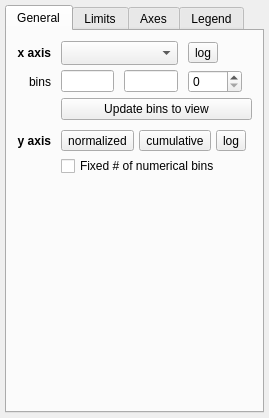
<?xml version="1.0" encoding="UTF-8"?>
<ui version="4.0">
 <class>Widget</class>
 <widget class="QWidget" name="Widget">
  <property name="geometry">
   <rect>
    <x>0</x>
    <y>0</y>
    <width>269</width>
    <height>418</height>
   </rect>
  </property>
  <property name="windowTitle">
   <string>1D Histogram</string>
  </property>
  <layout class="QGridLayout" name="gridLayout_5">
   <property name="leftMargin">
    <number>5</number>
   </property>
   <property name="topMargin">
    <number>5</number>
   </property>
   <property name="rightMargin">
    <number>5</number>
   </property>
   <property name="bottomMargin">
    <number>5</number>
   </property>
   <property name="verticalSpacing">
    <number>5</number>
   </property>
   <item row="9" column="2">
    <widget class="QTabWidget" name="tab_widget">
     <property name="currentIndex">
      <number>0</number>
     </property>
     <widget class="QWidget" name="tab">
      <attribute name="title">
       <string>General</string>
      </attribute>
      <layout class="QGridLayout" name="gridLayout_2">
       <property name="leftMargin">
        <number>10</number>
       </property>
       <property name="topMargin">
        <number>10</number>
       </property>
       <property name="rightMargin">
        <number>10</number>
       </property>
       <property name="bottomMargin">
        <number>10</number>
       </property>
       <property name="horizontalSpacing">
        <number>10</number>
       </property>
       <property name="verticalSpacing">
        <number>5</number>
       </property>
       <item row="5" column="1" colspan="4">
        <widget class="QWidget" name="widget" native="true">
         <property name="sizePolicy">
          <sizepolicy hsizetype="Minimum" vsizetype="Minimum">
           <horstretch>0</horstretch>
           <verstretch>0</verstretch>
          </sizepolicy>
         </property>
         <layout class="QHBoxLayout" name="horizontalLayout_2">
          <property name="spacing">
           <number>5</number>
          </property>
          <property name="leftMargin">
           <number>0</number>
          </property>
          <property name="topMargin">
           <number>0</number>
          </property>
          <property name="rightMargin">
           <number>0</number>
          </property>
          <property name="bottomMargin">
           <number>0</number>
          </property>
          <item>
           <widget class="QToolButton" name="bool_normalize">
            <property name="text">
             <string>normalized</string>
            </property>
            <property name="checkable">
             <bool>true</bool>
            </property>
           </widget>
          </item>
          <item>
           <widget class="QToolButton" name="bool_cumulative">
            <property name="text">
             <string>cumulative</string>
            </property>
            <property name="checkable">
             <bool>true</bool>
            </property>
           </widget>
          </item>
          <item>
           <widget class="QToolButton" name="bool_y_log_">
            <property name="text">
             <string>log</string>
            </property>
            <property name="checkable">
             <bool>true</bool>
            </property>
           </widget>
          </item>
          <item>
           <spacer name="horizontalSpacer_3">
            <property name="orientation">
             <enum>Qt::Horizontal</enum>
            </property>
            <property name="sizeHint" stdset="0">
             <size>
              <width>1</width>
              <height>20</height>
             </size>
            </property>
           </spacer>
          </item>
         </layout>
        </widget>
       </item>
       <item row="1" column="2">
        <widget class="QLineEdit" name="valuetext_hist_x_max"/>
       </item>
       <item row="1" column="0">
        <widget class="QLabel" name="label">
         <property name="font">
          <font>
           <weight>50</weight>
           <bold>false</bold>
          </font>
         </property>
         <property name="text">
          <string>bins</string>
         </property>
         <property name="alignment">
          <set>Qt::AlignRight|Qt::AlignTrailing|Qt::AlignVCenter</set>
         </property>
        </widget>
       </item>
       <item row="3" column="1" colspan="4">
        <widget class="QPushButton" name="button_update_bins_to_view">
         <property name="text">
          <string>Update bins to view</string>
         </property>
        </widget>
       </item>
       <item row="8" column="1" colspan="4">
        <spacer name="horizontalSpacer">
         <property name="orientation">
          <enum>Qt::Horizontal</enum>
         </property>
         <property name="sizeHint" stdset="0">
          <size>
           <width>40</width>
           <height>5</height>
          </size>
         </property>
        </spacer>
       </item>
       <item row="4" column="1">
        <spacer name="verticalSpacer_3">
         <property name="orientation">
          <enum>Qt::Vertical</enum>
         </property>
         <property name="sizeType">
          <enum>QSizePolicy::Fixed</enum>
         </property>
         <property name="sizeHint" stdset="0">
          <size>
           <width>20</width>
           <height>5</height>
          </size>
         </property>
        </spacer>
       </item>
       <item row="8" column="0">
        <spacer name="verticalSpacer_2">
         <property name="orientation">
          <enum>Qt::Vertical</enum>
         </property>
         <property name="sizeHint" stdset="0">
          <size>
           <width>20</width>
           <height>40</height>
          </size>
         </property>
        </spacer>
       </item>
       <item row="1" column="1">
        <widget class="QLineEdit" name="valuetext_hist_x_min"/>
       </item>
       <item row="5" column="0">
        <widget class="QLabel" name="label_4">
         <property name="font">
          <font>
           <weight>75</weight>
           <bold>true</bold>
          </font>
         </property>
         <property name="text">
          <string>y axis</string>
         </property>
         <property name="alignment">
          <set>Qt::AlignRight|Qt::AlignTrailing|Qt::AlignVCenter</set>
         </property>
        </widget>
       </item>
       <item row="7" column="1" colspan="4">
        <widget class="QCheckBox" name="bool_common_n_bin">
         <property name="text">
          <string>Fixed # of numerical bins</string>
         </property>
        </widget>
       </item>
       <item row="0" column="0">
        <widget class="QLabel" name="label_3">
         <property name="font">
          <font>
           <weight>75</weight>
           <bold>true</bold>
          </font>
         </property>
         <property name="text">
          <string>x axis</string>
         </property>
         <property name="alignment">
          <set>Qt::AlignRight|Qt::AlignTrailing|Qt::AlignVCenter</set>
         </property>
        </widget>
       </item>
       <item row="1" column="3">
        <widget class="QSpinBox" name="value_hist_n_bin">
         <property name="keyboardTracking">
          <bool>true</bool>
         </property>
         <property name="maximum">
          <number>1000</number>
         </property>
        </widget>
       </item>
       <item row="0" column="1" colspan="2">
        <widget class="QComboBox" name="combosel_x_att">
         <property name="sizeAdjustPolicy">
          <enum>QComboBox::AdjustToMinimumContentsLengthWithIcon</enum>
         </property>
        </widget>
       </item>
       <item row="0" column="3">
        <widget class="QToolButton" name="bool_x_log_">
         <property name="text">
          <string>log</string>
         </property>
         <property name="checkable">
          <bool>true</bool>
         </property>
        </widget>
       </item>
      </layout>
     </widget>
     <widget class="QWidget" name="tab_2">
      <attribute name="title">
       <string>Limits</string>
      </attribute>
      <layout class="QGridLayout" name="gridLayout">
       <property name="leftMargin">
        <number>10</number>
       </property>
       <property name="topMargin">
        <number>10</number>
       </property>
       <property name="rightMargin">
        <number>10</number>
       </property>
       <property name="bottomMargin">
        <number>10</number>
       </property>
       <property name="horizontalSpacing">
        <number>10</number>
       </property>
       <property name="verticalSpacing">
        <number>5</number>
       </property>
       <item row="0" column="2">
        <widget class="QToolButton" name="button_flip_x">
         <property name="styleSheet">
          <string notr="true">padding: 0px</string>
         </property>
         <property name="text">
          <string>⇄</string>
         </property>
        </widget>
       </item>
       <item row="1" column="1">
        <widget class="QLineEdit" name="valuetext_y_min"/>
       </item>
       <item row="0" column="3">
        <widget class="QLineEdit" name="valuetext_x_max"/>
       </item>
       <item row="0" column="1">
        <widget class="QLineEdit" name="valuetext_x_min"/>
       </item>
       <item row="0" column="0">
        <widget class="QLabel" name="label_2">
         <property name="font">
          <font>
           <weight>75</weight>
           <bold>true</bold>
          </font>
         </property>
         <property name="text">
          <string>x axis</string>
         </property>
        </widget>
       </item>
       <item row="1" column="0">
        <widget class="QLabel" name="label_5">
         <property name="font">
          <font>
           <weight>75</weight>
           <bold>true</bold>
          </font>
         </property>
         <property name="text">
          <string>y axis</string>
         </property>
        </widget>
       </item>
       <item row="3" column="3">
        <spacer name="verticalSpacer">
         <property name="orientation">
          <enum>Qt::Vertical</enum>
         </property>
         <property name="sizeHint" stdset="0">
          <size>
           <width>20</width>
           <height>40</height>
          </size>
         </property>
        </spacer>
       </item>
       <item row="1" column="3">
        <widget class="QLineEdit" name="valuetext_y_max"/>
       </item>
       <item row="2" column="1" colspan="4">
        <spacer name="horizontalSpacer_2">
         <property name="orientation">
          <enum>Qt::Horizontal</enum>
         </property>
         <property name="sizeHint" stdset="0">
          <size>
           <width>40</width>
           <height>5</height>
          </size>
         </property>
        </spacer>
       </item>
       <item row="1" column="4">
        <widget class="QToolButton" name="bool_y_log">
         <property name="text">
          <string>log</string>
         </property>
         <property name="checkable">
          <bool>true</bool>
         </property>
        </widget>
       </item>
       <item row="0" column="4">
        <widget class="QToolButton" name="bool_x_log">
         <property name="text">
          <string>log</string>
         </property>
         <property name="checkable">
          <bool>true</bool>
         </property>
        </widget>
       </item>
      </layout>
      <zorder>bool_x_log</zorder>
      <zorder>valuetext_x_max</zorder>
      <zorder>button_flip_x</zorder>
      <zorder>valuetext_x_min</zorder>
      <zorder>valuetext_y_min</zorder>
      <zorder>valuetext_y_max</zorder>
      <zorder>bool_y_log</zorder>
      <zorder>label_2</zorder>
      <zorder>label_5</zorder>
      <zorder>verticalSpacer</zorder>
      <zorder>horizontalSpacer_2</zorder>
     </widget>
     <widget class="QWidget" name="tab_3">
      <attribute name="title">
       <string>Axes</string>
      </attribute>
      <layout class="QHBoxLayout" name="horizontalLayout">
       <property name="leftMargin">
        <number>5</number>
       </property>
       <property name="topMargin">
        <number>5</number>
       </property>
       <property name="rightMargin">
        <number>5</number>
       </property>
       <property name="bottomMargin">
        <number>5</number>
       </property>
       <item>
        <widget class="AxesEditorWidget" name="axes_editor" native="true"/>
       </item>
      </layout>
     </widget>
      <widget class="QWidget" name="tab_4">
      <attribute name="title">
       <string>Legend</string>
      </attribute>
      <layout class="QHBoxLayout" name="horizontalLayout">
       <property name="leftMargin">
        <number>5</number>
       </property>
       <property name="topMargin">
        <number>5</number>
       </property>
       <property name="rightMargin">
        <number>5</number>
       </property>
       <property name="bottomMargin">
        <number>5</number>
       </property>
       <item>
        <widget class="LegendEditorWidget" name="legend_editor" native="true"/>
       </item>
      </layout>
     </widget>
    </widget>
   </item>
  </layout>
 </widget>
 <layoutdefault spacing="6" margin="11"/>
 <customwidgets>
  <customwidget>
   <class>AxesEditorWidget</class>
   <extends>QWidget</extends>
   <header>glue_qt.viewers.matplotlib.axes_editor</header>
  </customwidget>
  <customwidget>
   <class>LegendEditorWidget</class>
   <extends>QWidget</extends>
   <header>glue_qt.viewers.matplotlib.legend_editor</header>
  </customwidget>
 </customwidgets>
 <resources/>
 <connections/>
</ui>
